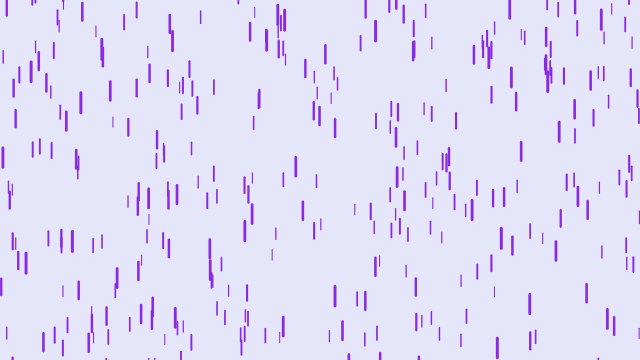
Frame 1 (no input)
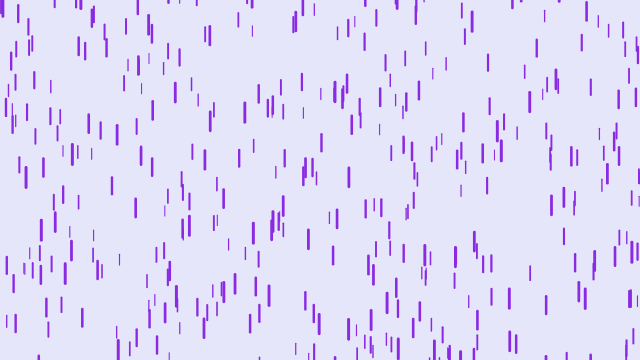
Frame 60 (no input)
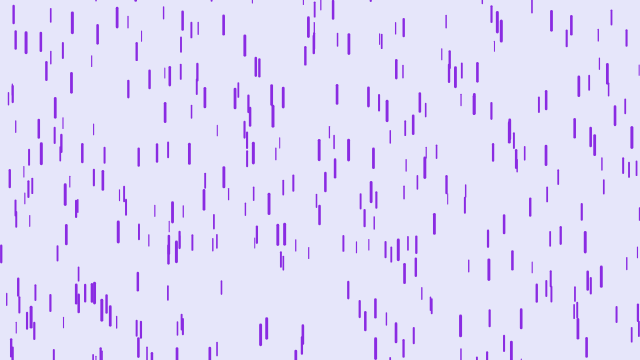
Frame 120 (the mouse pressed at the canvas centre since frame 60)

The p5.js sketch that drew these frames (run headless with seeded random() and noise() and a simulated clock; from frame 60 on, the mouse is pressed at the canvas centre):

// p5.js sketch
// ── sketch.js

let droplets = [];

function setup() {
    createCanvas(640, 360);
    for (let i = 0; i < 500; i++) {
        droplets.push(new Drop(random(width), random(-200, height)));
    }
}

function draw() {
    background(230, 230, 250);
    for (const droplet of droplets) {
        droplet.fall();
        droplet.show();
    }
}

// ── drop.js

class Drop {

    constructor(x, y) {
        this.x = x;
        this.y = y;
        this.z = random(0, 20);
        this.yspeed = map(this.z, 0, 20, 5, 15);
        this.len = map(this.z, 0, 20, 10, 20);
        this.weight = map(this.z, 0, 20, 1, 3);
    }

    fall() {
        this.y += this.yspeed;
        this.yspeed += 0.05;
        if (this.y > height) {
            this.y = random(-200, -100);
            this.yspeed = map(this.z, 0, 20, 5, 15);
        } 
    }

    show() {
        strokeWeight(this.weight);
        stroke(138, 43, 226);
        line(this.x, this.y, this.x, this.y + this.len);
    }

}
